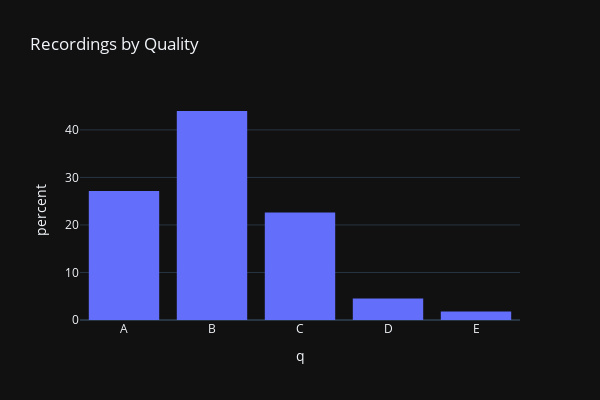

Write notebook code for a chart like this one.
### Code cell
px.histogram(df[uselful_cols], x='q', template='plotly_dark', category_orders=dict(q=['A', 'B', 'C', 'D']),
             height=400, width=600,
             title='Recordings by Quality', histnorm='percent')

### Figure 1 — Plotly figure (JSON) as saved in the notebook; plotly's stock layout.template omitted (floating-point values rounded to 4 significant figures; data arrays with more than 128 entries replaced by an {"elided": "..."} marker saying what was removed)
{"data": [{"alignmentgroup": "True", "bingroup": "x", "histnorm": "percent", "hovertemplate": "q=%{x}<br>percent=%{y}<extra></extra>", "legendgroup": "", "marker": {"color": "#636efa", "pattern": {"shape": ""}}, "name": "", "offsetgroup": "", "orientation": "v", "showlegend": false, "type": "histogram", "x": {"elided": "730 str values"}, "xaxis": "x", "yaxis": "y"}], "layout": {"barmode": "relative", "height": 400, "legend": {"tracegroupgap": 0}, "title": {"text": "Recordings by Quality"}, "width": 600, "xaxis": {"anchor": "y", "categoryarray": ["A", "B", "C", "D"], "categoryorder": "array", "domain": [0, 1], "title": {"text": "q"}}, "yaxis": {"anchor": "x", "domain": [0, 1], "title": {"text": "percent"}}}}
